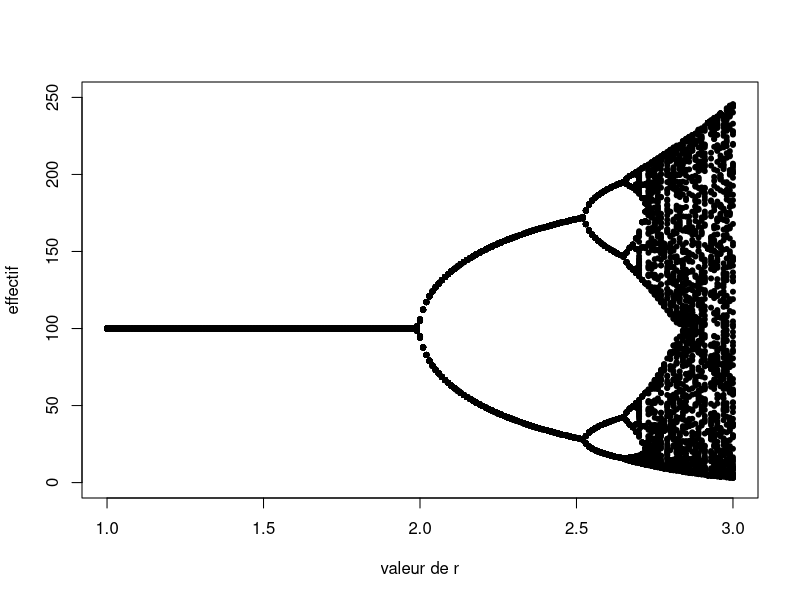

Generate this figure with R:
r = 2.2
K = 100
N0 = 2
Ttot = 90
lesR = seq(1, 3, by=0.01)
plot(1,N0, xlim=range(lesR), ylim=c(0,250), type='l', xlab="valeur de r", ylab='effectif')
for (r in lesR) {
  pop = rep(0, Ttot + 100)
  pop[1] = N0
  for (gen in 2:length(pop)) {
    pop[gen] = pop[gen-1]*exp(r*(1-pop[gen-1]/K))
  }
  for (gen in length(pop):(length(pop)+100)) {
    gen = gen+1
    pop[gen] = pop[gen-1]*exp(r*(1-pop[gen-1]/K))
    points(r,pop[length(pop)],pch=20)
  }
}